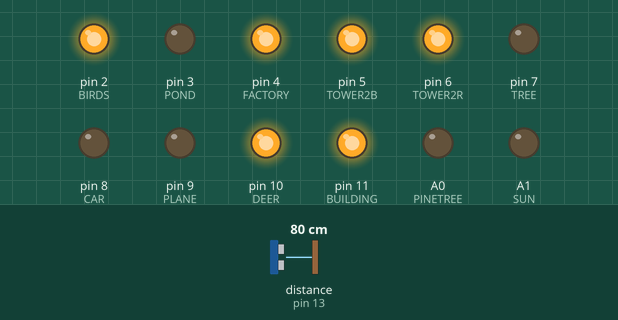
Bench run of a sketch on a simulated Arduino Uno, built with avr-gcc and run on an emulated ATmega328P. On the bench: output pins drawn as LEDs (lit = HIGH). Inputs (shaded band) come from the test bench; at power-on: distance to the obstacle (sensor on pin 13) 80 cm. The echo pulse lasts 58.3 µs per cm.

Above: at 1.2 s.
1.3 s: distance to the obstacle (sensor on pin 13) set to 70 cm
2.8 s: distance to the obstacle (sensor on pin 13) set to 60 cm
At 3.7 s:
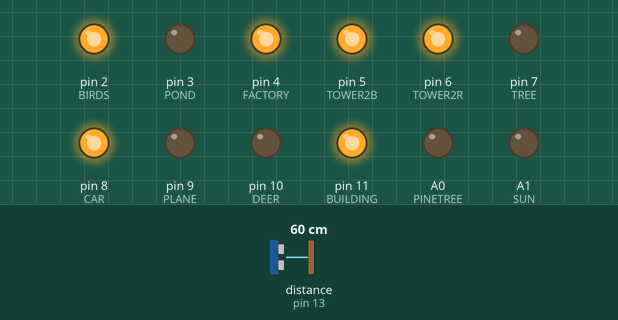
4.3 s: distance to the obstacle (sensor on pin 13) set to 43 cm
5.8 s: distance to the obstacle (sensor on pin 13) set to 37 cm
At 7.0 s:
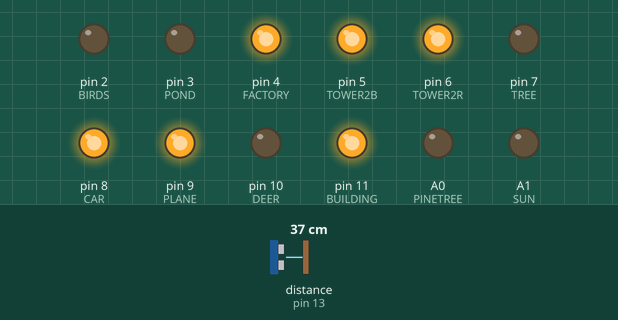
7.3 s: distance to the obstacle (sensor on pin 13) set to 17 cm
8.8 s: distance to the obstacle (sensor on pin 13) set to 13 cm
At 9.3 s:
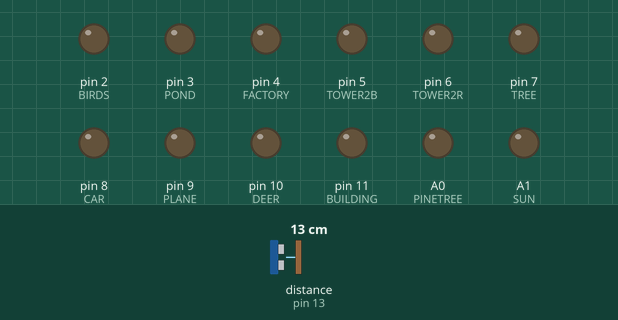
Timing chart, 0 to 11.3 s (numbered marks = the images above; inputs shaded):
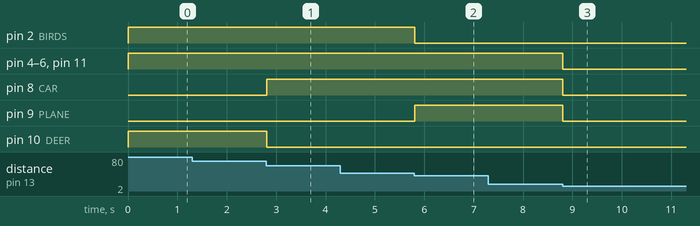

The sketch:

VISA460project.ino
```cpp
/*
  460 Project code for Nature to Nasty LED projections
  Written by: Toby Lindsay
  January 21, 2014
*/

//Imports the Ultrasonic library which is used to get data from the Ultrasonic sensor
#include <Ultrasonic.h>

//Gives a name to each pin that describes what it's driving (to be used in later code)
#define PINETREE     A0
#define SUN          A1
#define BIRDS        2
#define POND         3
#define FACTORY      4
#define TOWER2B      5
#define TOWER2R      6
#define TREE         7
#define CAR          8
#define PLANE        9
#define DEER         10
#define BUILDING     11
#define TRIGGER_PIN  12
#define ECHO_PIN     13

//Sets up ultrasonic sensor by passing the pins used to a funtion in the library
Ultrasonic ultrasonic(TRIGGER_PIN, ECHO_PIN);

//Creates a global variable called count and initializes it to = 0 with an integer data type
int count=0;

//Setup function is run once when the Arduino is power on or reset, used to set up the arduino
void setup()
{
    Serial.begin(9600); //Sets up serial port for debugging at 9600 baud

    //Sets pins 2 to 12 as outputs using a for loop in format for(Variable; Condition; Increment)
    for(int x = 2; x!=12; x++)
    {
      pinMode(x, OUTPUT);
    }

    //Sets Analog pins A0 and A1 as digital outputs in the format pinMode(Pin#, Pin Type (OUTPUT/INPUT/INPUT_PULLUP))
    pinMode(A0, OUTPUT);
    pinMode(A1, OUTPUT);

    //Turns on all the elements of the nature scene once powered on in the format digitalWrite(pin#, (1=on or 0=off)
    digitalWrite(BIRDS,    1);
    digitalWrite(POND,     1);
    digitalWrite(TREE,     1);
    digitalWrite(DEER,     1);
    digitalWrite(PINETREE, 1);
    digitalWrite(SUN,      1);
 }

//loop function loops continuously while arduino is on
void loop()
{
    /*Creates a variable named microsec with data type long (very large numbers)
      then makes it equal to the time found using the ultrasonic library's
      timing function */
    long microsec = ultrasonic.timing();

    /*Creates a variable named Distance with data type float(decimal numbers)
      then makes it equal to the time converted into distance in cm using the
      ultrasonic library's convert function */
    float Distance = ultrasonic.convert(microsec, Ultrasonic::CM);

    //Serial.println(Distance); //Prints the distance to the serial monitor (Used for debugging) commented out when not needed

    //Turns the nature scene on if distance is between 150-165 cm and on if > 165cm for 20 loop cycles (for stability)
    if((Distance>150 && Distance<165) || (count>20 && Distance>165))
    {
      digitalWrite(FACTORY,  0);
      digitalWrite(TOWER2B,  0);
      digitalWrite(TOWER2R,  0);
      digitalWrite(BUILDING, 0);
      digitalWrite(CAR,      0);
      digitalWrite(PLANE,    0);

      digitalWrite(TREE,     1);
      digitalWrite(POND,     1);
      digitalWrite(SUN,      1);
      digitalWrite(PINETREE, 1);
      digitalWrite(DEER,     1);
      digitalWrite(BIRDS,    1);
      count = 0;
    }

    //Runs if Distance falls between 125cm and 140cm and switches 1 element of the scene
    else if(Distance>125 && Distance<140)
    {
      digitalWrite(FACTORY,  1);
      digitalWrite(TOWER2B,  0);
      digitalWrite(TOWER2R,  0);
      digitalWrite(BUILDING, 0);
      digitalWrite(CAR,      0);
      digitalWrite(PLANE,    0);

      digitalWrite(TREE,     0);
      digitalWrite(POND,     1);
      digitalWrite(SUN,      1);
      digitalWrite(PINETREE, 1);
      digitalWrite(DEER,     1);
      digitalWrite(BIRDS,    1);
      count = 0;
    }

    //Runs if Distance falls between 100cm and 115cm and switches 1 element of the scene
    else if(Distance>100 && Distance<115)
    {
      digitalWrite(FACTORY,  1);
      digitalWrite(TOWER2B,  1);
      digitalWrite(TOWER2R,  1);
      digitalWrite(BUILDING, 0);
      digitalWrite(CAR,      0);
      digitalWrite(PLANE,    0);

      digitalWrite(TREE,     0);
      digitalWrite(POND,     0);
      digitalWrite(SUN,      0);
      digitalWrite(PINETREE, 1);
      digitalWrite(DEER,     1);
      digitalWrite(BIRDS,    1);
      count = 0;
    }

    //Runs if Distance falls between 75cm and 90cm and switches 1 element of the scene
    else if(Distance>75 && Distance<90)
    {
      digitalWrite(FACTORY,  1);
      digitalWrite(TOWER2B,  1);
      digitalWrite(TOWER2R,  1);
      digitalWrite(BUILDING, 1);
      digitalWrite(CAR,      0);
      digitalWrite(PLANE,    0);

      digitalWrite(TREE,     0);
      digitalWrite(POND,     0);
      digitalWrite(SUN,      0);
      digitalWrite(PINETREE, 0);
      digitalWrite(DEER,     1);
      digitalWrite(BIRDS,    1);
      count = 0;
    }

    //Runs if Distance falls between 50cm and 65cm and switches 1 element of the scene
    else if(Distance>50 && Distance<65)
    {
      digitalWrite(FACTORY,  1);
      digitalWrite(TOWER2B,  1);
      digitalWrite(TOWER2R,  1);
      digitalWrite(BUILDING, 1);
      digitalWrite(CAR,      1);
      digitalWrite(PLANE,    0);

      digitalWrite(TREE,     0);
      digitalWrite(POND,     0);
      digitalWrite(SUN,      0);
      digitalWrite(PINETREE, 0);
      digitalWrite(DEER,     0);
      digitalWrite(BIRDS,    1);
      count = 0;
    }

    //Runs if Distance falls between 25cm and 40cm and switches 1 element of the scene
    else if(Distance>25 && Distance<40)
    {
      digitalWrite(FACTORY,  1);
      digitalWrite(TOWER2B,  1);
      digitalWrite(TOWER2R,  1);
      digitalWrite(BUILDING, 1);
      digitalWrite(CAR,      1);
      digitalWrite(PLANE,    1);

      digitalWrite(TREE,     0);
      digitalWrite(POND,     0);
      digitalWrite(SUN,      0);
      digitalWrite(PINETREE, 0);
      digitalWrite(DEER,     0);
      digitalWrite(BIRDS,    0);
      count = 0;
    }

    //Runs if Distance falls between 0cm and 15cm and turns off all elements
    else if(Distance>0 && Distance<15)
    {
      digitalWrite(FACTORY,  0);
      digitalWrite(TOWER2B,  0);
      digitalWrite(TOWER2R,  0);
      digitalWrite(BUILDING, 0);
      digitalWrite(CAR,      0);
      digitalWrite(PLANE,    0);

      digitalWrite(TREE,     0);
      digitalWrite(POND,     0);
      digitalWrite(SUN,      0);
      digitalWrite(PINETREE, 0);
      digitalWrite(DEER,     0);
      digitalWrite(BIRDS,    0);
      count = 0;
    }

    //will increment count if it doesn't fall into any of the ranges
    else
    {
      count++;
    }
  }
```

Measured:
- the behaviour switches between 65 and 64 cm on distance to the obstacle (sensor on pin 13) (found by bisection; images 0 and 1)
- the behaviour switches between 40 and 39 cm on distance to the obstacle (sensor on pin 13) (found by bisection; images 1 and 2)
- the behaviour switches between 15 and 14 cm on distance to the obstacle (sensor on pin 13) (found by bisection; images 2 and 3)
- after the input at 1.3 s, every drawn part: stays the same
- after the input at 2.8 s, pin 8 (CAR): LOW → HIGH at once; pin 10 (DEER): HIGH → LOW at once
- after the input at 4.3 s, every drawn part: stays the same
- after the input at 5.8 s, pin 2 (BIRDS): HIGH → LOW at once; pin 9 (PLANE): LOW → HIGH at once
- after the input at 7.3 s, every drawn part: stays the same
- after the input at 8.8 s, pin 4 (FACTORY), pin 5 (TOWER2B), pin 6 (TOWER2R), pin 8 (CAR), pin 9 (PLANE), pin 11 (BUILDING): HIGH → LOW at once
